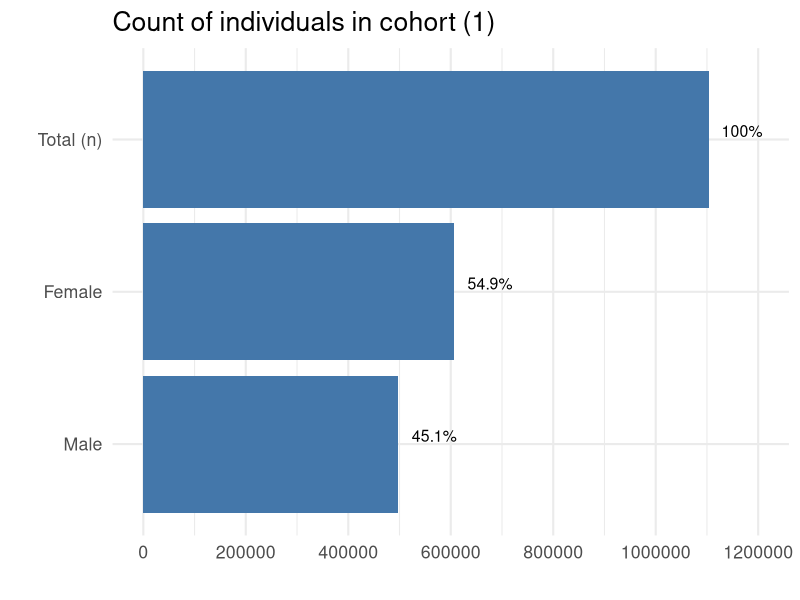
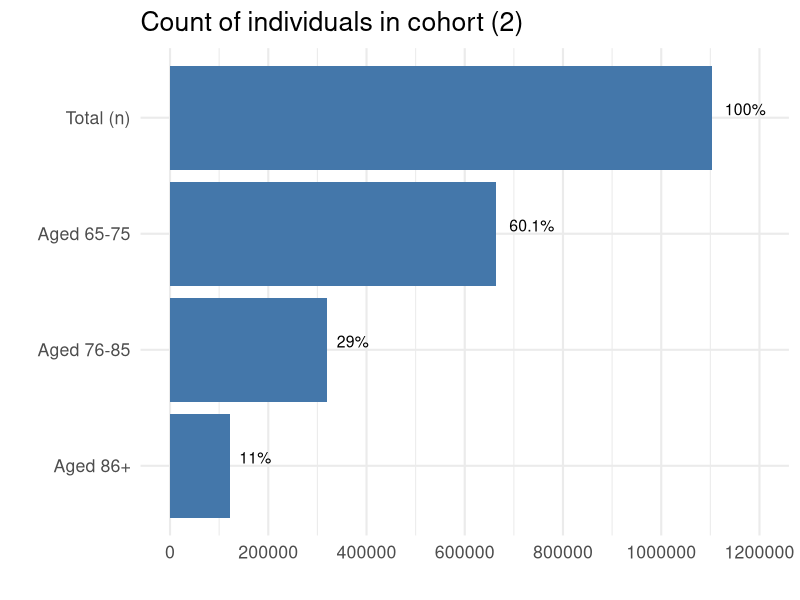
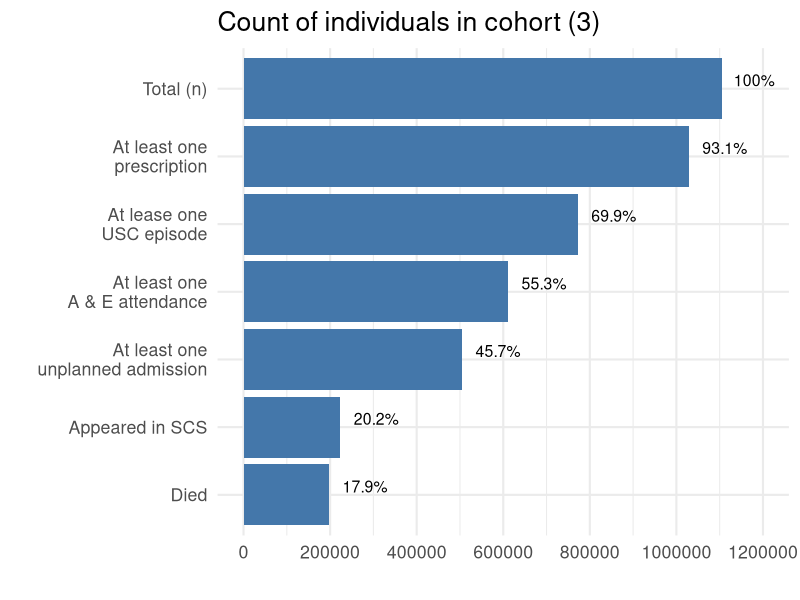

The R script that drew these images, in order:
## ---- chunk 1
knitr::opts_chunk$set(echo = FALSE)
## ---- chunk 2
library(tidyverse)
`%nin%` <- negate(`%in%`)

read_csv("tab_1.csv") %>% 
  select(measure, all_years) %>% 
  mutate(all_years = sub("\\(.*","", .$all_years),
         all_years = as.integer(all_years)) %>% 
  mutate(pct = round(all_years/1104226 * 100,1)) -> cohort

x_labels <- c("Total (n)", "Female", "Male")

cohort %>% 
  filter(measure %in% c("n", "n_male", "n_female")) %>%
  ggplot(aes(reorder(measure, all_years), all_years)) +
  geom_col(fill = "#4477AA") +
  geom_text(aes(label=paste0(pct,"%")), size=4, hjust = -0.3, vjust = -0.2) +
  scale_x_discrete(labels = rev(x_labels)) +
  scale_y_continuous(limits = c(0, 1200000), 
                     breaks = scales::pretty_breaks()) +
  coord_flip() +
  theme_minimal(base_size = 16) +
  labs(title = "Count of individuals in cohort (1)",
       x = "",
       y = "") 

## ---- chunk 3


x_labels <- c("Total (n)", "Aged 65-75", "Aged 76-85", "Aged 86+")

cohort %>% 
  filter(measure %in% c("n", "n_6575", 
                         "n_7685", "n_86plus")) %>%
  ggplot(aes(reorder(measure, all_years), all_years)) +
  geom_col(fill = "#4477AA") +
  geom_text(aes(label=paste0(pct,"%")), size=4, hjust = -0.3, vjust = -0.2) +
  scale_x_discrete(labels = rev(x_labels)) +
  scale_y_continuous(limits = c(0, 1200000), 
                     breaks = scales::pretty_breaks()) +
  coord_flip() +
  theme_minimal(base_size = 16) +
  labs(title = "Count of individuals in cohort (2)",
       x = "",
       y = "") 
## ---- chunk 4
x_labels = c("Total (n)", "At least one\nprescription", "At lease one\nUSC episode",
           "At least one\nA & E attendance", "At least one\nunplanned admission",
           "Appeared in SCS", "Died")

cohort %>% 
  filter(measure %nin% c("n_male", "n_female", "n_6575", 
                         "n_7685", "n_86plus")) %>%
  ggplot(aes(reorder(measure, all_years), all_years)) +
  geom_col(fill = "#4477AA") +
  geom_text(aes(label=paste0(pct,"%")), size=4, hjust = -0.3, vjust = -0.2) +
  scale_x_discrete(labels = rev(x_labels)) +
  scale_y_continuous(limits = c(0, 1200000), 
                     breaks = scales::pretty_breaks()) +
  coord_flip() +
  theme_minimal(base_size = 16) +
  labs(title = "Count of individuals in cohort (3)",
       x = "",
       y = "") 
